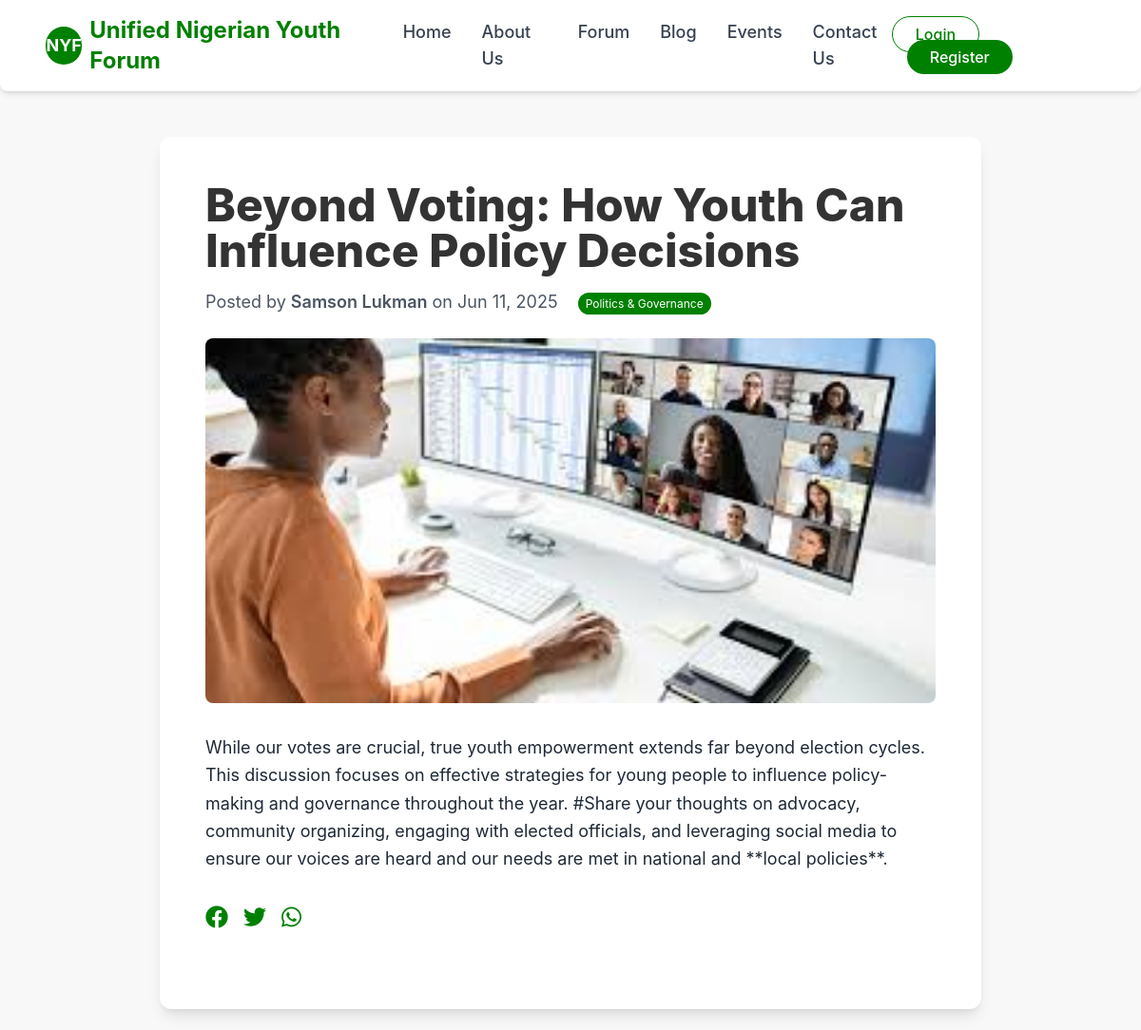
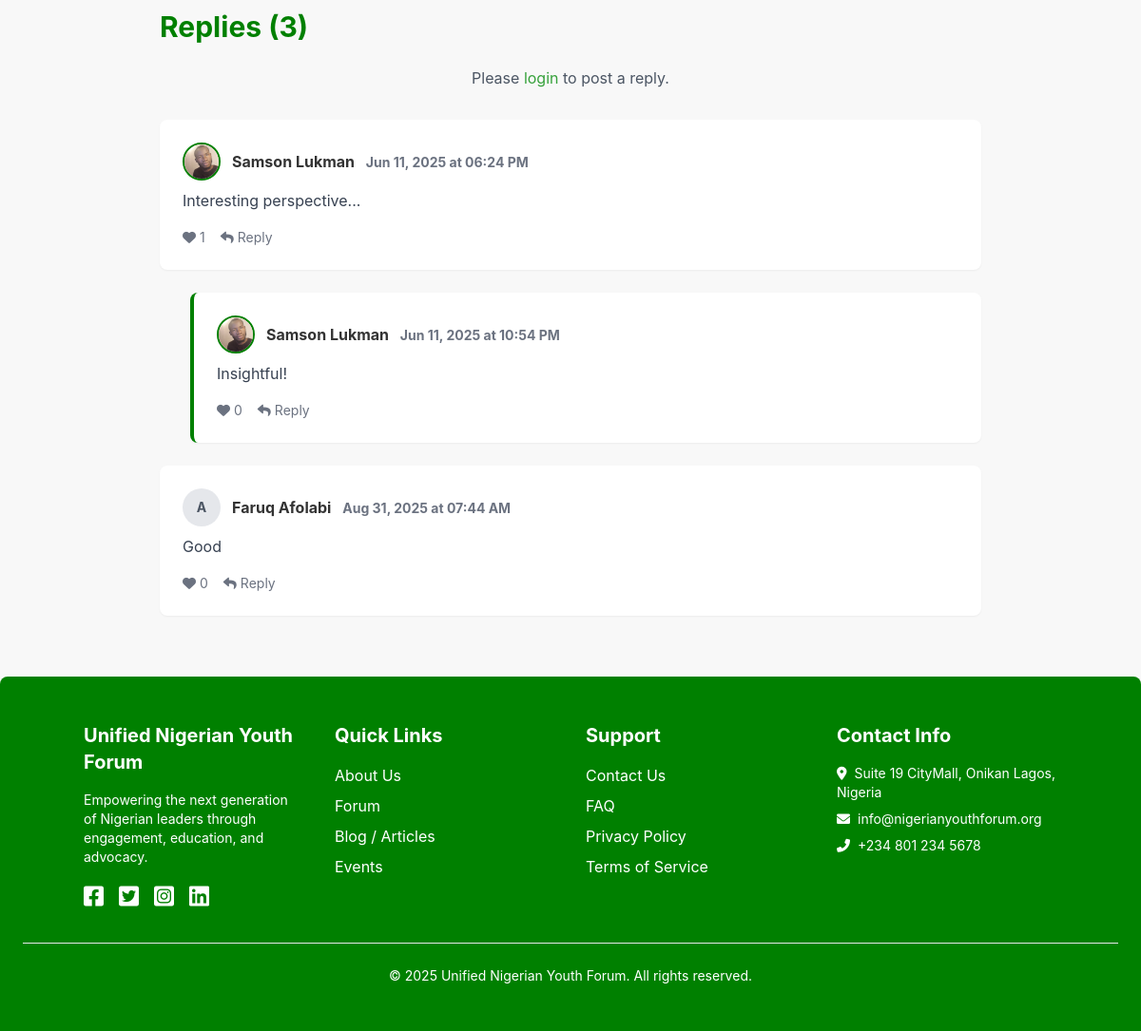
The app's page /forum/3/ with its own data (2 pictures, top to bottom).
### app/models.py (models this page shows, shortened)
class ForumThread(models.Model):
    title = models.CharField(max_length=255)
    content = models.TextField(blank=True, null=True) # Initial post content
    author = models.ForeignKey(User, on_delete=models.CASCADE, related_name='forum_threads')
    image = models.ImageField(upload_to='forum/', blank=True, null=True)
    category = models.CharField(
        max_length=50,
        choices=[
            ('politics', 'Politics & Governance'),
            ('youth_empowerment', 'Youth Empowerment'),
            ('events_announcements', 'Events & Announcements'),
            ('general', 'General Discussion'),
        ],
        default='general'
    )
    created_at = models.DateTimeField(auto_now_add=True)
    updated_at = models.DateTimeField(auto_now=True)
    class Meta:
        ordering = ['-updated_at'] # Most recently active threads first

class User(AbstractUser):
    phone_number = models.CharField(max_length=15, blank=True, null=True)
    bio = models.TextField(blank=True, null=True)
    profile_pics = models.ImageField(upload_to='profile_pics/', blank=True, null=True,
                                     help_text="User's profile picture.")

class ThreadReply(models.Model):
    thread = models.ForeignKey(ForumThread, on_delete=models.CASCADE, related_name='replies')
    author = models.ForeignKey(User, on_delete=models.CASCADE, related_name='thread_replies')
    content = models.TextField()
    created_at = models.DateTimeField(auto_now_add=True)
    parent_reply = models.ForeignKey('self', on_delete=models.CASCADE, null=True, blank=True, related_name='children') # For nested replies
    class Meta:
        ordering = ['created_at']
        verbose_name_plural = "Thread Replies"

### app/views.py (the view, shortened to what this page needs)
# urls.py: path('forum/<int:thread_id>/', views.forum_detail_view, name='forum_detail'),
def forum_detail_view(request, thread_id):
    thread = get_object_or_404(ForumThread, id=thread_id)
    replies = thread.replies.all() # Fetch all replies for the thread
    initial_data = {}
    reply_form = ThreadReplyForm(initial=initial_data)
    context = {
        'thread': thread,
        'replies': replies,
        'reply_form': reply_form,
    }
    return render(request, 'app/forum_detail.html', context)

### app/templates/app/forum_detail.html (shortened to what this page needs)
{% extends 'app/layout.html' %}
{% block content %}
    <div class="container mx-auto px-4 py-16 max-w-4xl">
        <div class="bg-white rounded-xl shadow-lg p-8 md:p-12 mb-8">
            <h1 class="text-4xl md:text-5xl font-extrabold text-dark-text mb-4 leading-tight">{{ thread.title }}</h1>
            <p class="text-lg text-gray-600 mb-6">
                Posted by <span class="font-semibold">{{ thread.author.get_full_name|default:thread.author.username }}</span> on {{ thread.created_at|date:"M d, Y" }}
                <span class="bg-primary-green text-white text-xs px-2 py-1 rounded-full ml-4">{{ thread.get_category_display }}</span>
            </p>
            {% if thread.image %}
                <img src="{{ thread.image.url }}" alt="{{ thread.title }} Image" class="w-full h-auto rounded-lg mb-8 object-cover max-h-96">
            {% endif %}
            <div class="prose max-w-none text-gray-800 leading-relaxed text-lg mb-8">
                {{ thread.content|linebreaksbr }}
            </div>
            <div class="flex items-center space-x-4 mb-8">
                <button class="text-primary-green hover:text-secondary-green transition-colors text-2xl"><i class="fab fa-facebook"></i></button>
                <button class="text-primary-green hover:text-secondary-green transition-colors text-2xl"><i class="fab fa-twitter"></i></button>
                <button class="text-primary-green hover:text-secondary-green transition-colors text-2xl"><i class="fab fa-whatsapp"></i></button>
            </div>
        </div>
        <div class="mt-8">
            <h2 class="text-3xl font-bold text-primary-green mb-6">Replies ({{ replies.count }})</h2>
            {% if user.is_authenticated %}
            <div id="main-reply-form-container" class="bg-off-white p-6 rounded-lg mb-8 shadow-sm">
                <h3 id="reply-form-heading" class="text-xl font-semibold text-dark-text mb-4">Post a Reply</h3>
                <form id="reply-form" method="post" action="{% url 'forum_detail' thread_id=thread.id %}">
                    {% csrf_token %}
                    {{ reply_form.content }}
                    {{ reply_form.parent_reply }}
                    <input type="hidden" name="submit_reply" value="true">
                    <button type="submit" class="mt-4 bg-primary-green text-white px-6 py-3 rounded-full hover:bg-secondary-green transition-colors font-medium">Submit Reply</button>
                    <button type="button" id="cancel-reply" class="hidden ml-2 bg-gray-400 text-white px-6 py-3 rounded-full hover:bg-gray-500 transition-colors font-medium">Cancel Reply</button>
                </form>
                {% if reply_form.errors %}
                    <ul class="text-red-500 text-sm mt-2">
                        {% for field, errors in reply_form.errors.items %}
                            {% for error in errors %}
                                <li>{{ field|title }}: {{ error }}</li>
                            {% endfor %}
                        {% endfor %}
                    </ul>
                {% endif %}
            </div>
            {% else %}
            <p class="text-center text-gray-600 mb-8">Please <a href="{% url 'login' %}" class="text-secondary-green hover:underline">login</a> to post a reply.</p>
            {% endif %}
            <div class="space-y-6">
                {% for reply in replies %}
                    {% if not reply.parent_reply %}
                        {% include 'app/reply_card.html' with reply=reply %}
                        {% for child_reply in replies %}
                            {% if child_reply.parent_reply and child_reply.parent_reply.id == reply.id %}
                                {% include 'app/reply_card.html' with reply=child_reply is_child=True %}
                            {% endif %}
                        {% endfor %}
                    {% endif %}
                {% endfor %}
            </div>
        </div>
    </div>
{% endblock %}

### app/templates/app/reply_card.html
<div class="bg-white p-6 rounded-lg shadow-sm {% if is_child %}ml-8 border-l-4 border-primary-green{% endif %}">
    <div class="flex items-center mb-2">
        {% if reply.author.profile_pics %}
            <img src="{{ reply.author.profile_pics.url }}" alt="{{ reply.author.username }}" class="w-10 h-10 rounded-full object-cover mr-3 border-2 border-primary-green">
        {% else %}
            <div class="w-10 h-10 rounded-full bg-gray-200 flex items-center justify-center text-gray-600 text-sm font-bold mr-3">{{ reply.author.username|slice:":1"|upper }}</div>
        {% endif %}
        <p class="font-bold text-dark-text">{{ reply.author.get_full_name|default:reply.author.username }} <span class="text-gray-500 text-sm ml-2">{{ reply.created_at|date:"M d, Y" }} at {{ reply.created_at|time:"h:i A" }}</span></p>
    </div>
    <p class="mt-2 text-gray-700 leading-relaxed">{{ reply.content|linebreaksbr }}</p>
    <div class="mt-4 flex space-x-4 text-sm">
        {% if user.is_authenticated %}
            <button class="like-button flex items-center space-x-1 {% if user in reply.likes.all %}text-red-500{% else %}text-gray-500{% endif %} hover:text-red-600 transition-colors" data-reply-id="{{ reply.id }}" data-liked="{% if user in reply.likes.all %}true{% else %}false{% endif %}">
                <i class="fas fa-heart"></i>
                <span class="like-count">{{ reply.likes.count }}</span>
            </button>
            <button class="reply-to-button text-primary-green hover:text-secondary-green flex items-center space-x-1" data-reply-id="{{ reply.id }}" data-author-username="{{ reply.author.username }}">
                <i class="fas fa-reply"></i>
                <span>Reply</span>
            </button>
        {% else %}
            <span class="flex items-center space-x-1 text-gray-500">
                <i class="fas fa-heart"></i>
                <span>{{ reply.likes.count }}</span>
            </span>
            <span class="text-gray-500 flex items-center space-x-1"><i class="fas fa-reply"></i> <span>Reply</span></span>
        {% endif %}
    </div>
</div>

### app/templates/app/layout.html (style rules this page uses)
:root { --primary-green: #008000; --secondary-green: #36A13B; --white: #FFFFFF; --off-white: #F8F8F8; --dark-text: #333333; --accent-gray: #777777; }
.bg-primary-green { background-color: var(--primary-green); }
.text-primary-green { color: var(--primary-green); }
.text-secondary-green { color: var(--secondary-green); }
.border-primary-green { border-color: var(--primary-green); }
body { font-family: 'Inter', sans-serif; color: var(--dark-text); background-color: var(--off-white); }
html { scroll-behavior: smooth; }

### records on screen
ForumThread: title "Beyond Voting: How Youth Can Influence Policy Decisions", author.get_full_name "Samson Lukman", created_at "Jun 11, 2025", category "Politics & Governance", image (picture), content "While our votes are crucial, true youth empowerment extends far beyond election cycles. This discussion focuses on effective strategies for young people to influence policy-making and governance throughout the year. #Share your thoughts on advocacy, community organizing, engaging with elected officials, and leveraging social media to ensure our voices are heard and our needs are met in national and **local policies**.", count "3"
ThreadReply: author.profile_pics (picture), author.get_full_name "Samson Lukman", created_at "Jun 11, 2025", created_at "06:24 PM", content "Interesting perspective...", likes.count "1"
ThreadReply: author.profile_pics (picture), author.get_full_name "Samson Lukman", created_at "Jun 11, 2025", created_at "10:54 PM", content "Insightful!", likes.count "0"
ThreadReply: author.username "A", author.get_full_name "Faruq Afolabi", created_at "Aug 31, 2025", created_at "07:44 AM", content "Good", likes.count "0"
